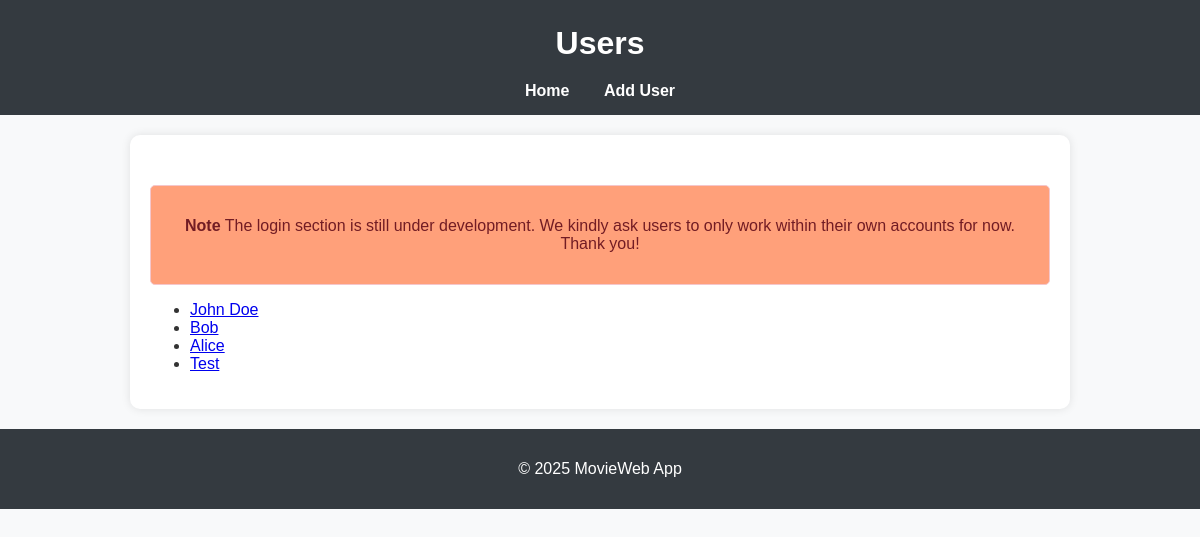
/users, run on an earlier commit of the app's database.
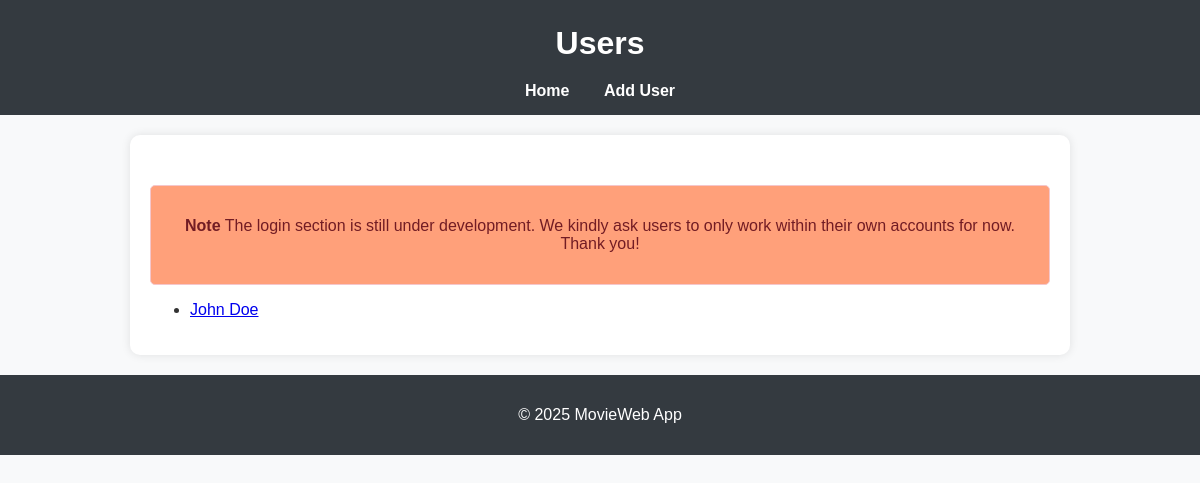
And on a later commit of the database.
### datamanager/models.py (models this page shows, shortened)
class User(db.Model):
    __tablename__ = 'users'
    id = Column(Integer, primary_key=True, autoincrement=True)
    name = Column(String(80), unique=True, nullable=False)
    pin = Column(Integer, nullable=False)
    email = Column(String(120), unique=True, nullable=False)
    movies = relationship('Movie', backref='user', lazy=True)

### app.py (the view)
@app.route('/users')
def list_users():
    users = data_manager.get_all_users()
    return render_template('users.html', users=users)

### datamanager/sqlite_data_manager.py (called while the page is built)
    def get_all_users(self):
        try:
            with self.app.app_context():
                return db.session.query(User).all()
        except SQLAlchemyError as e:
            return f"Error retrieving users: {e}"

### templates/users.html (shortened to what this page needs)
<!DOCTYPE html>
<html lang="en">
<head>
    <link rel="stylesheet" href="{{ url_for('static', filename='styles.css') }}">
</head>
<body>
    <header>
        <h1>Users</h1>
        <nav>
            <a href="{{ url_for('home') }}">Home</a>
            <a href="{{ url_for('add_user') }}" class="add-user-btn">Add User</a>
        </nav>
    </header>
    <main>
        <section class="info-text">
            <p><strong>Note</strong> The login section is still under development. We kindly ask users to only work within their own accounts for now. Thank you!</p>
        </section>
        {% if users %}
            <ul>
                {% for user in users %}
                    <li><a href="{{ url_for('list_user_movies', user_id=user.id) }}">{{ user.name }}</a></li>
                {% endfor %}
            </ul>
        {% else %}
            <p>No users found.</p>
        {% endif %}
    </main>
    <footer>
        <p>&copy; 2025 MovieWeb App</p>
    </footer>
</body>
</html>

### static/styles.css (style rules this page uses)
body { font-family: Arial, sans-serif; margin: 0; padding: 0; background-color: #f8f9fa; color: #333; }
h1, h2, h3 { margin: 0; padding: 10px 0; }
header { background-color: #343a40; color: white; padding: 15px 20px; text-align: center; }
nav { margin-top: 10px; }
nav a { color: white; text-decoration: none; margin: 0 15px; font-weight: bold; }
main { max-width: 900px; margin: 20px auto; padding: 20px; background: white; border-radius: 10px; box-shadow: 0 0 10px rgba(0, 0, 0, 0.1); }
.info-text { margin-top: 30px; padding: 15px; background-color: #FFA07A; border: 1px solid #f5c6cb; border-radius: 5px; color: #721c24; font-size: 1rem; text-align: center; }
footer { text-align: center; padding: 15px; background: #343a40; color: white; margin-top: 20px; }

What changed in the data, as far as the page shows it:
removed User: name "Bob"
removed User: name "Alice"
removed User: name "Test"
